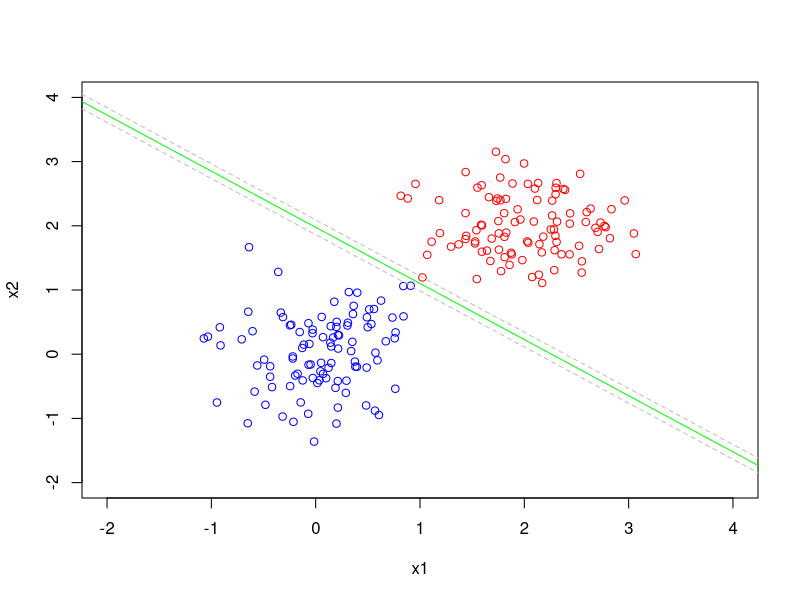

This figure's R source: (Note: this script raises an error after producing the figure.)
library(MASS)
library(mvtnorm)
library(e1071)
###Simulate cluster
a<-matrix(c(0.5,0.1,
            0,0.5),2,2)
Sigma<-a%*%t(a)

set.seed(3)
mu1<-c(2,2)
mu2<-c(0,0)
a1<-mvrnorm(100,mu1,Sigma)
a2<-mvrnorm(100,mu2,Sigma)
data0<-rbind(cbind(rep(1,100),a1),cbind(rep(-1,100),a2))
colnames(data0)<-c("group","x1","x2")

set.seed(6)
mu1<-c(2,2)
mu2<-c(0,0)
a1<-mvrnorm(100,mu1,Sigma)
a2<-mvrnorm(100,mu2,Sigma)
data1<-rbind(cbind(rep(1,100),a1),cbind(rep(-1,100),a2))
colnames(data1)<-c("group","x1","x2")


svm_0<-function(data){
  a0<-rep(1,nrow(data))
  y<-data[,1]
  x<-data[,2:ncol(data)]
  n<-nrow(x)
  x1<-data[1:100,2:ncol(data)]
  x2<-data[101:200,2:ncol(data)]
  
  beta<-matrix(nrow=2,ncol=1)
  a<-a0
  beta[1]<-sum(a*y*x[,1])/n
  beta[2]<-sum(a*y*x[,2])/n
  min(x1%*%beta)
  max(x2%*%beta)
  s<-2/(min(x1%*%beta)-max(x2%*%beta))
  beta[1]<-beta[1]*s
  beta[2]<-beta[2]*s
  beta0<-1-min(x1%*%beta)
  #abline(-beta0/beta[1],-beta[2]/beta[1])
  support<-matrix(nrow=n,ncol=3)
  for(j in 1:n){
    if(y[j]*(x[j,]%*%beta+beta0)<=1+10^(-5)){
      a[j]=a[j]
      support[j,]<-data[j,]
    }else{
      a[j]=0
      support[j,]<-NA
    }
  }
  support<-na.omit(support)
  
  beta<-(support[1,2:3]-support[2,2:3])
  s<-2/abs(support[1,2:3]%*%beta-support[2,2:3]%*%beta)
  beta[1]<-beta[1]*s
  beta[2]<-beta[2]*s
  beta0<-1-max(support[1,2:3]%*%beta,support[2,2:3]%*%beta)
  
if(min(x1%*%beta)+beta0>=1){  
  cat("beta0=",beta0,"\n")
  cat("beta=",beta,"\n")
  abline(-beta0/beta[2],-beta[1]/beta[2],col="green")
  abline((1-beta0)/beta[2],-beta[1]/beta[2],col="grey",lty=2)
  abline((-1-beta0)/beta[2],-beta[1]/beta[2],col="grey",lty=2)
}
  
if(min(x1%*%beta)+beta0<1){
  a0<-rep(1,nrow(data))
  y<-data[,1]
  x<-data[,2:ncol(data)]
  n<-nrow(x)
  x1<-data[1:100,2:ncol(data)]
  x2<-data[101:200,2:ncol(data)]
  
  beta<-matrix(nrow=2,ncol=1)
  a<-a0
  beta[1]<-sum(a*y*x[,1])/n
  beta[2]<-sum(a*y*x[,2])/n
  min(x1%*%beta)
  max(x2%*%beta)
  s<-2/(min(x1%*%beta)-max(x2%*%beta))
  beta[1]<-beta[1]*s
  beta[2]<-beta[2]*s
  beta0<-1-min(x1%*%beta)
  #abline(-beta0/beta[1],-beta[2]/beta[1])
  
  
  support<-matrix(nrow=n,ncol=4)
  for(j in 1:n){
    support[j,1]<-y[j]*(x[j,]%*%beta+beta0)
    support[j,2:4]<-data[j,]
  }
  support[order(support[,1],decreasing=FALSE)[1:3],]
  
  support1<-support[order(support[,1],decreasing=FALSE)[1:3],2:4]
  ss<-subset(support1,support1[,1]==sum(support1[,1]))
  ss0<-subset(support1,support1[,1]==-sum(support1[,1]))
  
  beta[1]<--(ss[1,2:3]-ss[2,2:3])[2]
  beta[2]<-(ss[1,2:3]-ss[2,2:3])[1]
  s<-2/abs(ss[2,2:3]%*%beta-ss0[1,2:3]%*%beta)
  beta[1]<-beta[1]*s
  beta[2]<-beta[2]*s
  beta0<-1-max(ss[1,2:3]%*%beta,ss0[1,2:3]%*%beta)
  
  if(min(abs(max(x1%*%beta)+beta0),abs(min(x1%*%beta)+beta0))>=1){  
    cat("beta0=",beta0,"\n")
    cat("beta=",beta,"\n")
    abline(-beta0/beta[2],-beta[1]/beta[2],col="green")
    abline((1-beta0)/beta[2],-beta[1]/beta[2],col="grey",lty=2)
    abline((-1-beta0)/beta[2],-beta[1]/beta[2],col="grey",lty=2)
  }  
}
  
}

###two supports case
plot(data0[1:100,2:3],xlim=c(-2,4),ylim=c(-2,4),col="red",xlab = "x1",ylab="x2")
points(data0[101:200,2:3],col="blue")

svm_0(data0)
###compare with svm
m0<-svm(group~x1+x2,data=data0,kernel="linear",scale=FALSE,type="C-classification")
coef(m1)
cf <- coef(m0)
abline(-cf[1]/cf[3], -cf[2]/cf[3], col = "red")
#plot margin 
abline(-(cf[1] + 1)/cf[3], -cf[2]/cf[3], col = "blue",lty=2)
abline(-(cf[1] - 1)/cf[3], -cf[2]/cf[3], col = "blue",lty=2)
legend("bottomleft", legend=c("boundary by SVM package", "margin by SVM package","boundary by myself","margin by myself"),
       col=c("red", "blue","green","grey"), lty=c(1,2,1,2), cex=0.8)
title(main="SVM")


###three supports case
plot(data1[1:100,2:3],xlim=c(-2,4),ylim=c(-2,4),col="red",xlab = "x1",ylab="x2")
points(data1[101:200,2:3],col="blue")

svm_0(data1)
###compare with svm
m1<-svm(group~x1+x2,data=data1,kernel="linear",scale=FALSE,type="C-classification")
coef(m1)
cf <- coef(m1)
abline(-cf[1]/cf[3], -cf[2]/cf[3], col = "red")
#plot margin 
abline(-(cf[1] + 1)/cf[3], -cf[2]/cf[3], col = "blue",lty=2)
abline(-(cf[1] - 1)/cf[3], -cf[2]/cf[3], col = "blue",lty=2)
legend("bottomleft", legend=c("boundary by SVM package", "margin by SVM package","boundary by myself","margin by myself"),
       col=c("red", "blue","green","grey"), lty=c(1,2,1,2), cex=0.8)
title(main="SVM")
